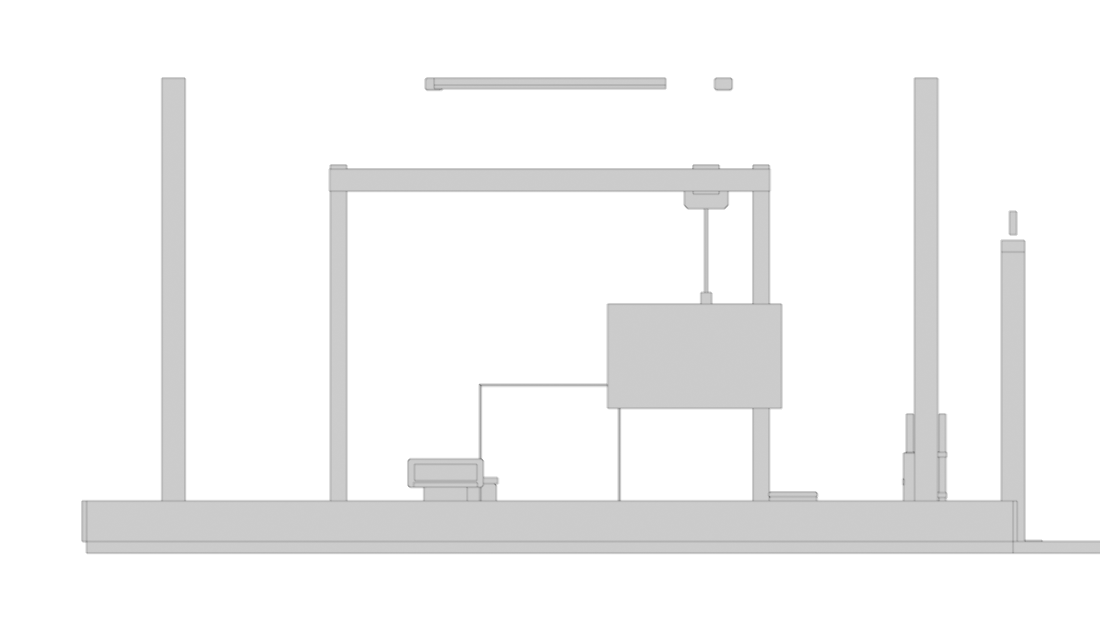
#> input picture art/rooms/hangar_bay/evidence/plans/elevation-east-projection-source.png, 1100 x 620 px
$ python package_hangar_function.py
#> lines starting #> are read from the running program, lines starting #| are printed output that depends on the picture; after the words box and inside, x2 and y2 are one past the last pixel; in counts of white or black regions, pixels touching at a corner belong together
"""Package review projections and reproduce rectangular opening masks without installs."""
from pathlib import Path
import json, hashlib, subprocess, sys
import numpy as np
from PIL import Image, ImageDraw, ImageFont, ImageFilter

ROOT=Path(__file__).resolve().parents[2]
P=ROOT/'art/rooms/hangar_bay/evidence'
SKILL=Path('C:/Users/pmcga/.codex/plugins/cache/openai-curated-remote/build-3d-game-rooms/0.3.3/skills/build-3d-game-rooms')
def write(name,value):
    (P/name).write_text(json.dumps(value,indent=2)+'\n')
def read(name):return json.loads((P/name).read_text())
try:font=ImageFont.truetype('C:/Windows/Fonts/arial.ttf',22)
except OSError:font=ImageFont.load_default()

# Make monochrome outline projections from actual rendered meshes, not category boxes.
for path in (P/'plans').glob('*.png'):
    im=Image.open(path).convert('RGBA')
#> im is the input picture: PIL image 1100x620 RGBA; mean R, G, B, A 36.8, 36.8, 36.8, 46.2
    original=path.with_name(path.stem+'-projection-source.png')
    im.save(original)
    arr=np.asarray(im).astype(np.int16)
    rgb=arr[:,:,:3];alpha=arr[:,:,3:4]/255
#> after `rgb = arr[:, :, :3]`:
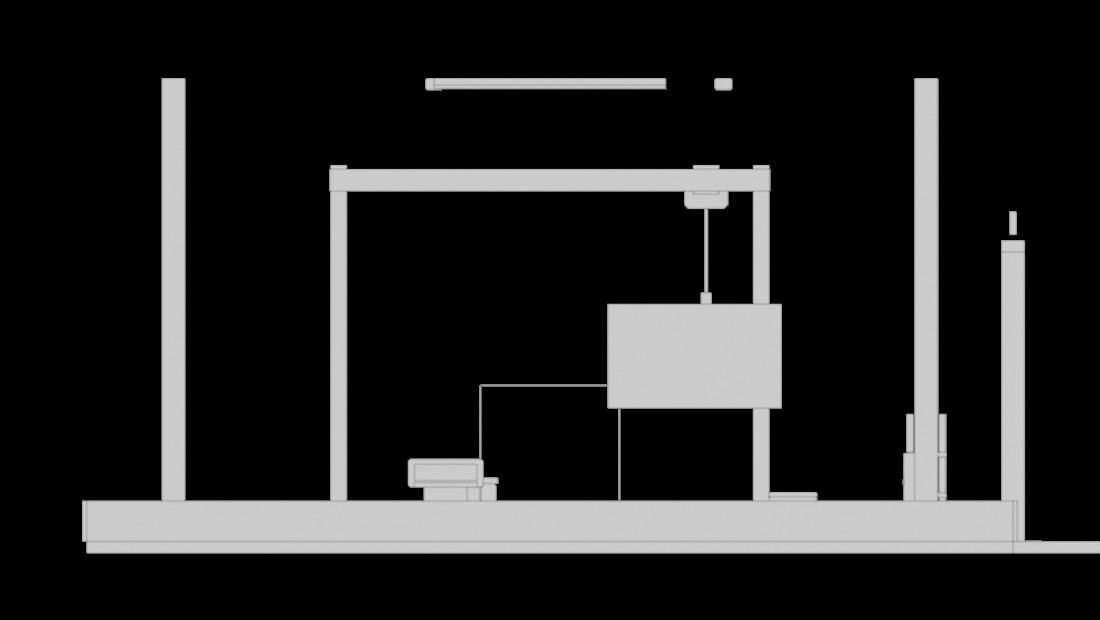
#> rgb: shape (620, 1100, 3) int16; min 0, max 204, mean 36.8
#> after `alpha = arr[:, :, 3:4] / 255`:
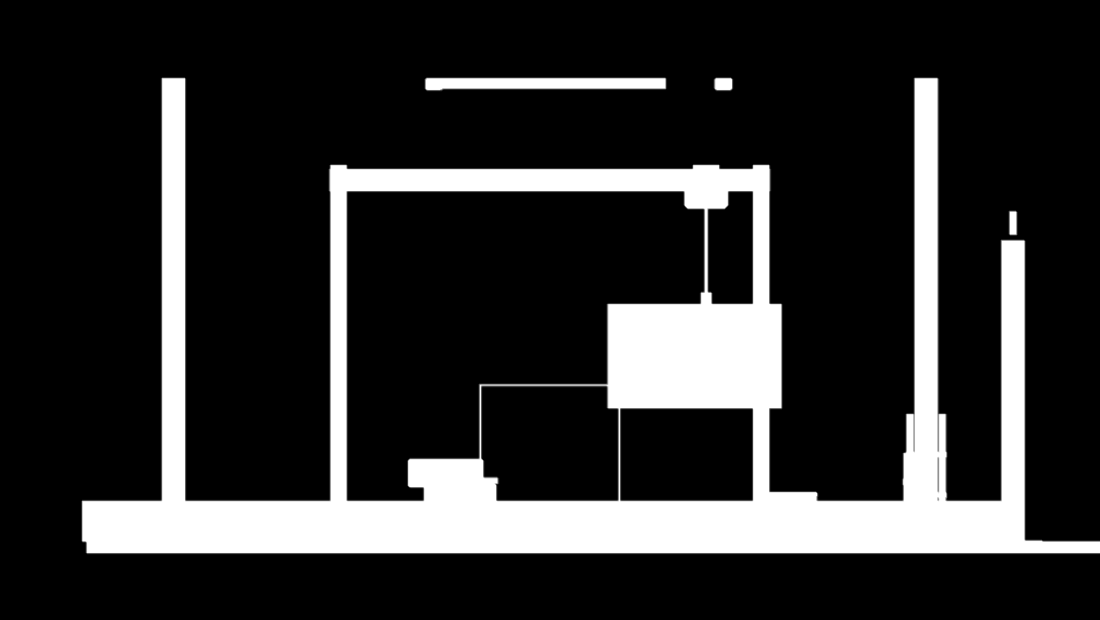
#> alpha: shape (620, 1100, 1) float64; min 0, max 1, mean 0.181
    gray=(rgb.mean(axis=2)*alpha[:,:,0]+255*(1-alpha[:,:,0])).astype(np.int16)
    local_min=gray.copy();local_max=gray.copy()
    for dy,dx in [(0,1),(0,-1),(1,0),(-1,0),(1,1),(-1,-1)]:
        shifted=np.roll(gray,(dy,dx),(0,1))
        local_min=np.minimum(local_min,shifted);local_max=np.maximum(local_max,shifted)
    lines=(local_max-local_min)>7
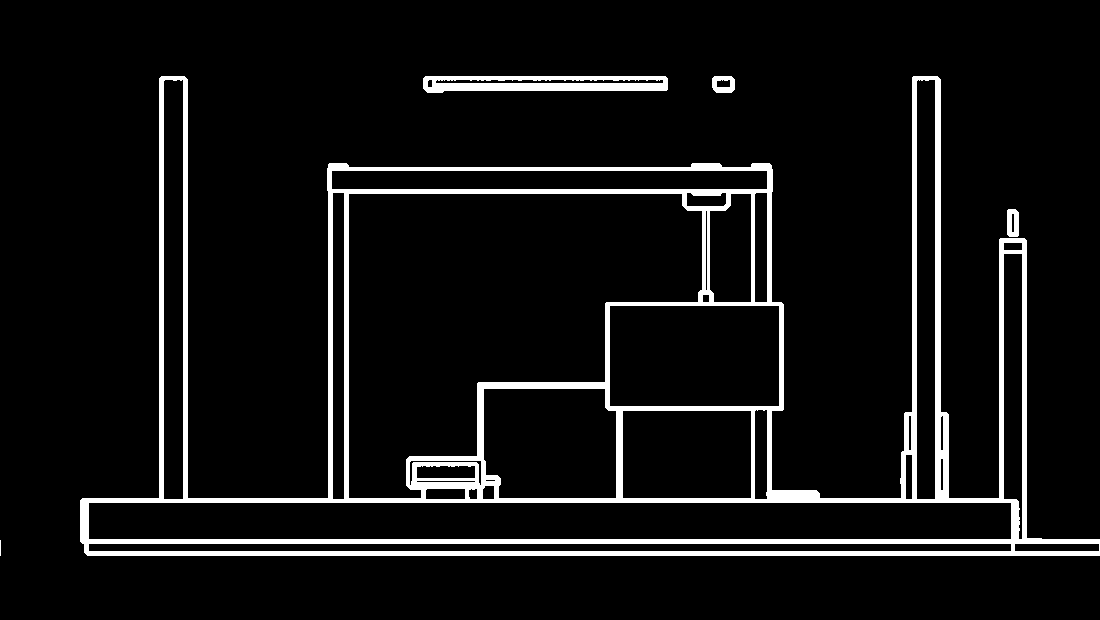
#> lines: shape (620, 1100) bool; 7.3% white; 5 white regions (1 under 20 px), largest, box (x1, y1, x2, y2) and area: (80, 76, 1100, 556) 45839, (423, 76, 668, 93) 3073, (1007, 209, 1019, 237) 289, (712, 76, 735, 93) 283
    clean=np.full_like(gray,255,dtype=np.uint8);clean[lines]=20
    Image.fromarray(clean).save(path)

# Reference contact sheet. Titles are outside each isolated image.
assets=read('props.json')['assets']
#> (the run stopped early here; a loop or call above may not have finished)
